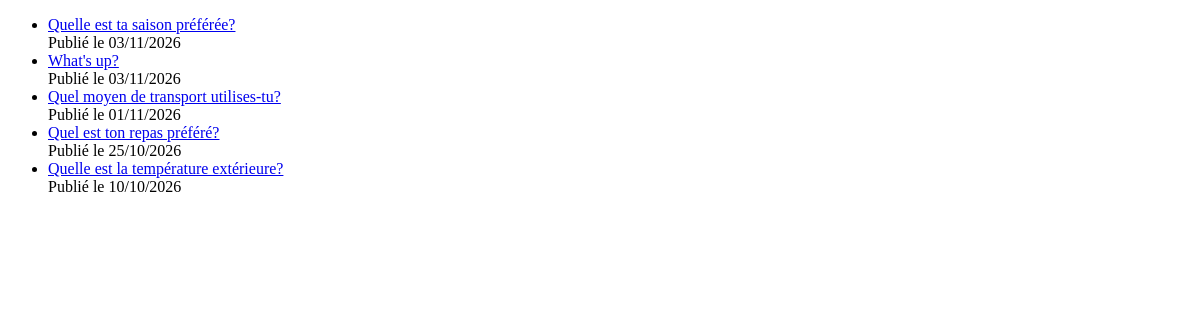
The page /polls/ on the database as committed earlier.
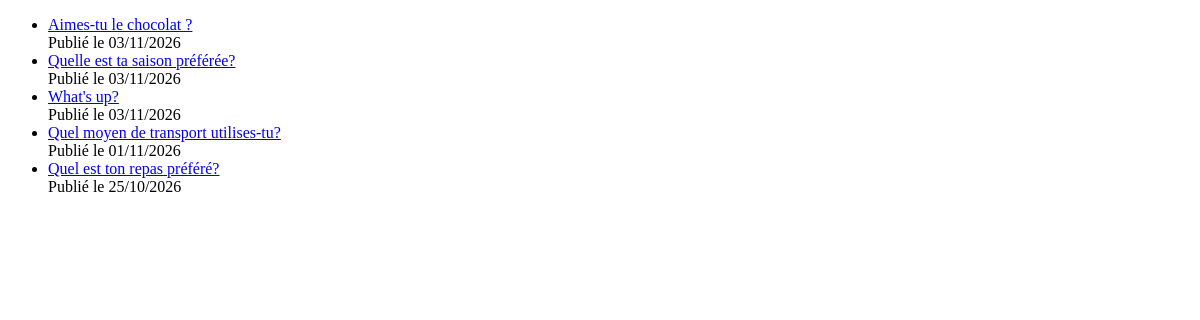
The same page on the database as committed later.
### polls/models.py (models this page shows, shortened)
class Question(models.Model):
    question_text = models.CharField(max_length=200)
    pub_date = models.DateTimeField('date published')

### polls/views.py (the view)
# urls.py: path("", views.IndexView.as_view(), name="index"),
class IndexView(generic.ListView):
    template_name = "polls/index.html"
    context_object_name = "latest_question_list"
    def get_queryset(self):
        return Question.objects.order_by("-pub_date")[:5]

### polls/templates/polls/index.html (shortened to what this page needs)
<!DOCTYPE html>
<html lang="en">
<head>
</head>
<body>
{% if latest_question_list %}
    <ul>
    {% for question in latest_question_list %}
        <li><a href="{% url 'polls:detail' question.id %}">{{ question.question_text }}</a></li>
        Publié le {{ question.pub_date|date:"d/m/Y"}}
    {% endfor %}
    </ul>
{% else %}
    <p>No polls are available.</p>
{% endif %}
</body>
</html>

Rows that differ between the two databases and show on the page:
no longer on this page (row unchanged): Question: question_text "Quelle est la température extérieure?", pub_date "10/10/2026"
added Question: question_text "Aimes-tu le chocolat ?", pub_date "03/11/2026"
